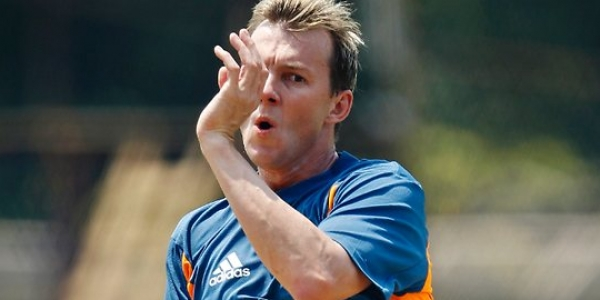
#> input picture Imaging/brett.png, 600 x 300 px
$ python Tut3.py
#> lines starting #> are read from the running program, lines starting #| are printed output that depends on the picture
from PIL import Image

img = Image.open('brett.png')
#> img is the input picture: PIL image 600x300 RGB; mean R, G, B 90.8, 93.2, 87.3
img.crop((10,10,300,300)).show()
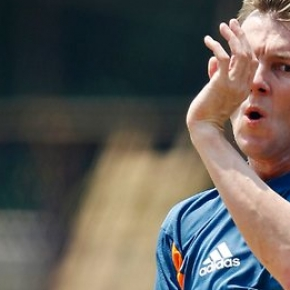
#> shown: PIL image 290x290 RGB; mean R, G, B 97.3, 93.2, 87.6

# (top left,right bottom) same as rectangle(x1,y1,x2,y2) in C
del img
